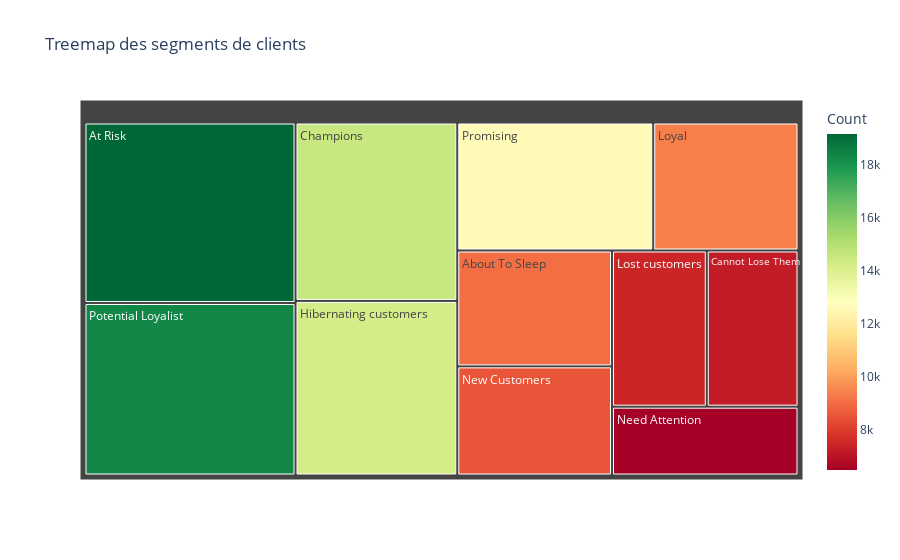

Notebook cell for this chart:
### Code cell
# Créer un DataFrame pour les segments et leurs comptes
df_treemap = df_with_cluster['Segment'].value_counts().reset_index()
df_treemap.columns = ['Segment', 'Count']

# Créer le treemap avec Plotly
fig = px.treemap(df_treemap,
                 path=['Segment'],
                 values='Count',
                 color='Count',  # Optionnel, pour ajouter des couleurs basées sur le compte
                 # Vous pouvez choisir la palette de couleurs que vous préférez
                 color_continuous_scale='RdYlGn',
                 title='Treemap des segments de clients')

# Afficher le treemap
fig.show()

### Figure 1 — Plotly figure (JSON) as saved in the notebook; plotly's stock layout.template omitted (floating-point values rounded to 4 significant figures)
{"data": [{"branchvalues": "total", "customdata": [[9032], [19183], [7214], [14534], [14222], [7455], [9365], [6464], [8506], [18336], [12632]], "domain": {"x": [0, 1], "y": [0, 1]}, "hovertemplate": "labels=%{label}<br>Count_sum=%{value}<br>parent=%{parent}<br>id=%{id}<br>Count=%{color}<extra></extra>", "ids": ["About To Sleep", "At Risk", "Cannot Lose Them", "Champions", "Hibernating customers", "Lost customers", "Loyal", "Need Attention", "New Customers", "Potential Loyalist", "Promising"], "labels": ["About To Sleep", "At Risk", "Cannot Lose Them", "Champions", "Hibernating customers", "Lost customers", "Loyal", "Need Attention", "New Customers", "Potential Loyalist", "Promising"], "marker": {"coloraxis": "coloraxis", "colors": [9032, 19183, 7214, 14534, 14222, 7455, 9365, 6464, 8506, 18336, 12632]}, "name": "", "parents": ["", "", "", "", "", "", "", "", "", "", ""], "type": "treemap", "values": [9032, 19183, 7214, 14534, 14222, 7455, 9365, 6464, 8506, 18336, 12632]}], "layout": {"coloraxis": {"colorbar": {"title": {"text": "Count"}}, "colorscale": [[0, "rgb(165,0,38)"], [0.1, "rgb(215,48,39)"], [0.2, "rgb(244,109,67)"], [0.3, "rgb(253,174,97)"], [0.4, "rgb(254,224,139)"], [0.5, "rgb(255,255,191)"], [0.6, "rgb(217,239,139)"], [0.7, "rgb(166,217,106)"], [0.8, "rgb(102,189,99)"], [0.9, "rgb(26,152,80)"], [1, "rgb(0,104,55)"]]}, "legend": {"tracegroupgap": 0}, "title": {"text": "Treemap des segments de clients"}}}
